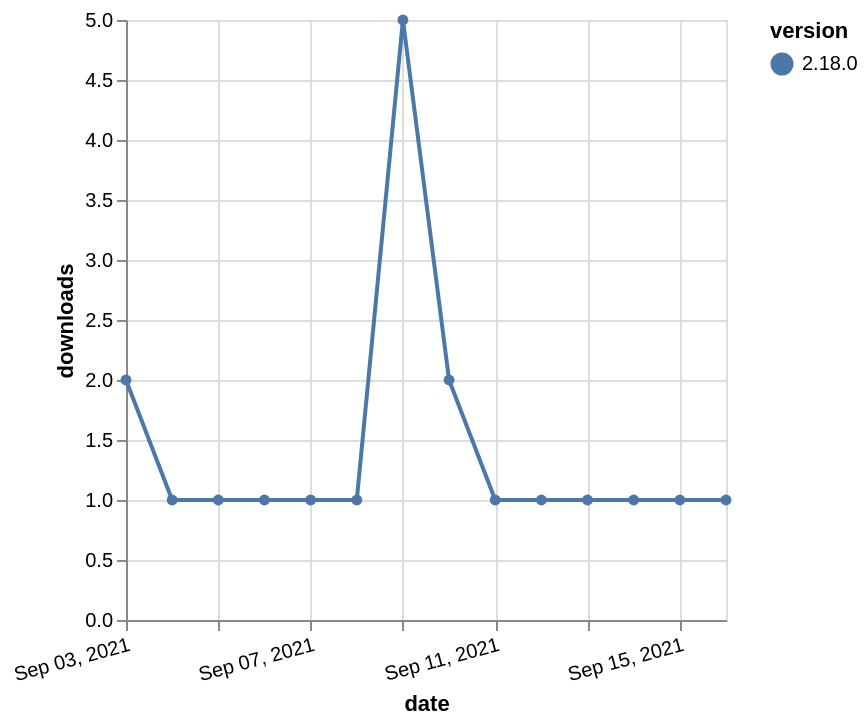

Vega-Lite specification for this chart:
### Vega-Lite specification from a JSON file in a GitHub repository (floating-point values rounded to 4 significant figures)
{"$schema": "https://vega.github.io/schema/vega-lite/v5.json", "description": "A simple bar chart with embedded data.", "data": {"values": [{"date": "2021-09-03", "total": 490, "delta": 2, "version": "2.18.0"}, {"date": "2021-09-04", "total": 491, "delta": 1, "version": "2.18.0"}, {"date": "2021-09-05", "total": 492, "delta": 1, "version": "2.18.0"}, {"date": "2021-09-06", "total": 493, "delta": 1, "version": "2.18.0"}, {"date": "2021-09-07", "total": 494, "delta": 1, "version": "2.18.0"}, {"date": "2021-09-08", "total": 495, "delta": 1, "version": "2.18.0"}, {"date": "2021-09-09", "total": 500, "delta": 5, "version": "2.18.0"}, {"date": "2021-09-10", "total": 502, "delta": 2, "version": "2.18.0"}, {"date": "2021-09-11", "total": 503, "delta": 1, "version": "2.18.0"}, {"date": "2021-09-12", "total": 504, "delta": 1, "version": "2.18.0"}, {"date": "2021-09-13", "total": 505, "delta": 1, "version": "2.18.0"}, {"date": "2021-09-14", "total": 506, "delta": 1, "version": "2.18.0"}, {"date": "2021-09-15", "total": 507, "delta": 1, "version": "2.18.0"}, {"date": "2021-09-16", "total": 508, "delta": 1, "version": "2.18.0"}]}, "width": "container", "mark": {"type": "line", "point": {"filled": true}}, "encoding": {"x": {"field": "date", "type": "temporal", "timeUnit": "yearmonthdate", "title": "date", "axis": {"labelAngle": -15}}, "y": {"field": "delta", "type": "quantitative", "title": "downloads"}, "color": {"field": "version", "type": "nominal"}, "tooltip": {"field": "delta"}}}
